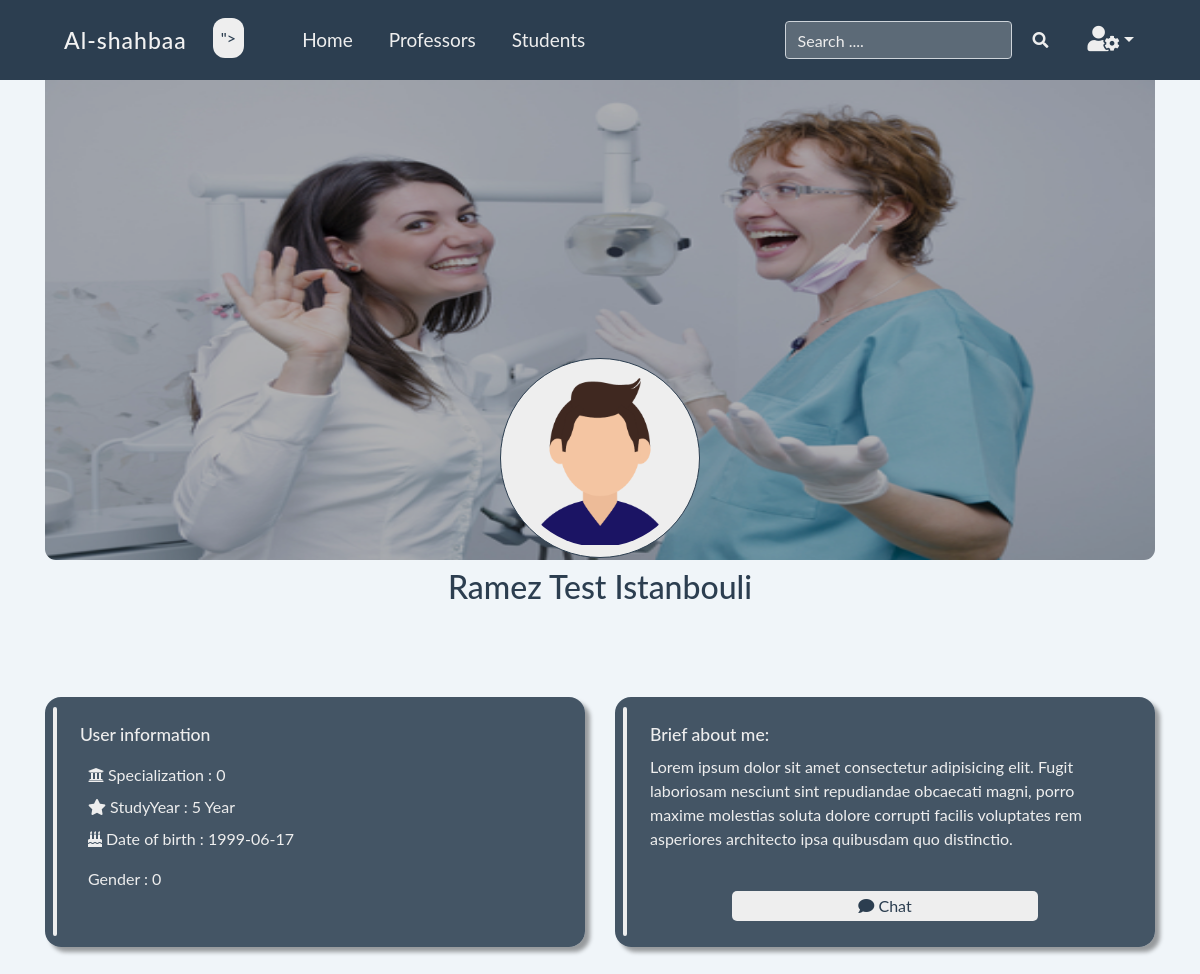
The page /userProfile.php?u_id=223001 (signed in) on the database its author committed.
### tables this page shows
CREATE TABLE `user` (
  `ID` int(6) NOT NULL,
  `firstName` varchar(255) NOT NULL,
  `lastName` varchar(255) NOT NULL,
  `middleName` varchar(255) NOT NULL,
  `motherName` varchar(255) NOT NULL,
  `username` varchar(255) NOT NULL,
  `password` varchar(255) NOT NULL,
  `specialization` int(11) NOT NULL,
  `studyYear` int(11) NOT NULL,
  `dateOfBirth` date NOT NULL,
  `gender` int(11) NOT NULL,
  `Image` varchar(255) NOT NULL,
  `cover` varchar(255) NOT NULL,
  `email` varchar(255) NOT NULL
);

### userProfile.php (the view, shortened to what this page needs)
<?php
if(isset($_REQUEST['u_id'])){
    global $con;
    $u_id = $_REQUEST['u_id'];
    $select = "SELECT * FROM user WHERE ID='$u_id'";
    $run = mysqli_query($con, $select);
    $rowProfile = mysqli_fetch_array($run);
    $Fname = $rowProfile['firstName'];
    $Lname = $rowProfile['lastName'];
    $Email = $rowProfile['email'];
    $Specialization = $rowProfile['specialization'];
    $StudyYear = $rowProfile['studyYear'];
    $DateOfBirth = $rowProfile['dateOfBirth'];
    $Gender = $rowProfile['gender'];
    $MiddleName = $rowProfile['middleName'];
    $Image = $rowProfile['Image'];
    $Cover = $rowProfile['cover'];
    $heIsDoctor = 0;
}
?>
<div class="container">
    <img src="<?php echo " $Cover "; ?>" class="img-fluid cover" alt="Cover Picture">
    <div class="profileHeader">
        <div class="profilePic">
            <img src="<?php echo " $Image "; ?>" alt="avatar">
        </div>
        <div class="infoNav">
            <h3 class="username">
                <?php
                if (!$heIsDoctor){
                echo "$Fname $MiddleName $Lname";}
                else {
                    echo "$Fname $Lname";
                } ?>
            </h3>
        </div>
    </div>
    <div class="mainBody">
        <div class="row">
            <div class="col-md-6">
                <div class="notification">
                    <div class="notititle">User information</div>
                    <div class="notibody">
                        <?php
                            echo'
                              <div>
                               '; if (!$heIsDoctor){ 'echo
                                        <p class="email">
                                            <i class="fa fa-envelope" aria-hidden="true"></i>
                                            Email : '.$Email.'
                                        </p>';}
                                    echo '
                              </div>
                            <div>
                                <i class="fa fa-university" aria-hidden="true"></i> Specialization : '.$Specialization.'
                            </div>
                            <div>
                                <i class="fa fa-star" aria-hidden="true"></i> StudyYear :
                                '.$StudyYear.' Year
                            </div>
                            <div>
                                ';if (!$heIsDoctor){ echo'
                                        <p class="DateOfBirth">
                                            <i class="fa fa-birthday-cake" aria-hidden="true"></i> Date of birth :
                                            '.$DateOfBirth.'
                                        </p>';}
                                    echo'
                            </div>
                            <div>
                                <i class="fa fa-echo'.$Gender.'" aria-hidden="true"></i>Gender : '.$Gender.'
                            </div>
                           '
                        ?>
                    </div>
                </div>
            </div>
            <div class="col-md-6">
                <div class="notification">
                    <div class="notititle">Brief about me:</div>
                        <div class="notibody">
                             Lorem ipsum dolor sit amet consectetur adipisicing elit. Fugit laboriosam nesciunt sint repudiandae obcaecati magni, porro maxime molestias soluta dolore corrupti facilis voluptates rem asperiores architecto ipsa quibusdam quo distinctio.
                        </div>
                        <button class="chatBtn">
                                <i class="fa fa-comment" aria-hidden="true"></i> Chat
                        </button>
                    </div>
                </div>
            </div>
                </div>
            </div>

### CSS/all.css (style rules this page uses)
.fa, .fab, .fal, .far, .fas { -moz-osx-font-smoothing: grayscale; -webkit-font-smoothing: antialiased; display: inline-block; font-style: normal; font-variant: normal; text-rendering: auto; line-height: 1 }
.fa-birthday-cake:before { content: "\f1fd" }
.fa-comment:before { content: "\f075" }
.fa-star:before { content: "\f005" }
.fa-university:before { content: "\f19c" }
.fa, .far, .fas { font-family: "Font Awesome 5 Free" }
.fa, .fas { font-weight: 900 }

### CSS/style.css (style rules this page uses)
html body { font-family: lato !important; background-color: #F0F5F9; color: #1a1a1a; overflow-x: hidden; }
.cover { height: 60vh; width: 100vw; border-radius: 0px 0px 11px 11px; filter: brightness(0.7); }
.profilePic img { width: 200px; height: 200px; position: relative; border-radius: 50%; min-width: 150px; display: block; margin-left: auto; margin-right: auto; margin-top: -20vh; background-color: #eee; border: 1px solid #2C3E50; padding: 10px; }
.infoNav { padding: 10px; align-content: center; text-align: center; }
.infoNav h3 { font-size: 200%; }
.chatBtn { width: 60%; margin: 40px auto; border-radius: 5px; background-color: #eee; color: #2C3E50; transition: 0.2s; padding: 3px; border: none; }
.notification { display: flex; height:250px; padding:15px; flex-direction: column; isolation: isolate; position: relative; background: #2C3E50df; border-radius: 1rem; overflow: hidden; font-size: 16px; margin: 20px 0; box-shadow: 5px 5px 4px #0000005f; transition: 0.2s; }
.notification:after { position: absolute; content: ""; width: 0.25rem; inset: 0.65rem auto 0.65rem 0.5rem; border-radius: 0.125rem; background: #eee; transition: transform 300ms ease; z-index: 4; }
.notititle { color: #eee; padding: 0.65rem 0.25rem 0.4rem 1.25rem; font-weight: 500; font-size: 1.1rem; transition: transform 300ms ease; z-index: 5; }
.notibody { color: #eee; padding: 0 1.25rem; transition: transform 300ms ease; z-index: 5; }
.notibody div { margin: 8px; }
.username { font-weight: 550; color: #2C3E50; text-transform:capitalize; margin-bottom: 60px; }

### rows shown on the page
user: cover (picture), Image (picture), firstName "Ramez", middleName "Test", lastName "Istanbouli", specialization "0", studyYear "5", dateOfBirth "1999-06-17", gender "0"
